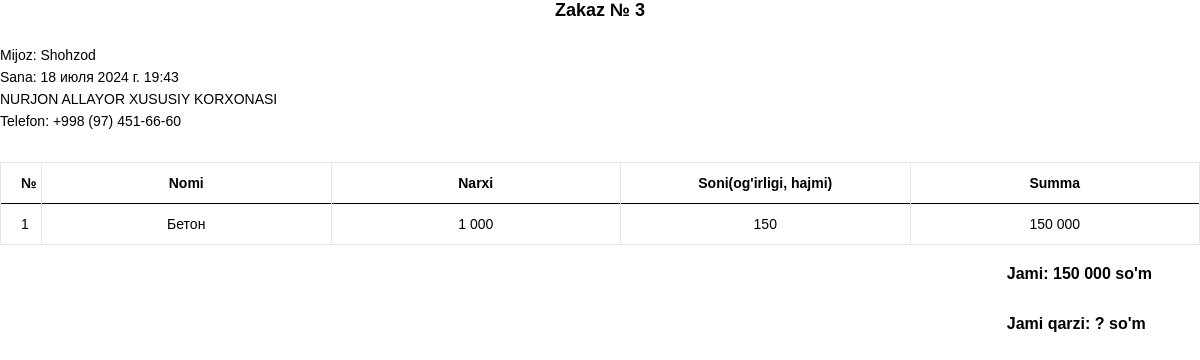
The page /document/3/ (signed in) on the database its author committed.
### backend/models.py (models this page shows, shortened)
class Order(models.Model):
    created_date = models.DateTimeField(auto_now_add=True)
    client = models.ForeignKey('Client', related_name='Client', on_delete=models.CASCADE)
    cash = models.IntegerField(default=0, verbose_name='Summa')
    class Meta:
        verbose_name = 'chiqim(1)'
        verbose_name_plural = 'chiqim(1)'

class Client(models.Model):
    name = models.CharField(max_length=255, verbose_name='FIO')
    phone = models.CharField(max_length=255, verbose_name='Telefon')
    comment = models.CharField(max_length=255, default='-', verbose_name='Izoh')
    class Meta:
        verbose_name = 'client(1)'
        verbose_name_plural = 'clientlar(1)'

class Product(models.Model):
    name = models.CharField(max_length=255, unique=True, verbose_name='nomi')
    class Meta:
        verbose_name = 'maxsulot(1)'
        verbose_name_plural = 'maxsulotlar(1)'

### backend/views.py (the view)
# urls.py: path('document/<int:id>/', document, name='document'),
@login_required
def document(request, id=1):
    context = dict()
    if id == 1:
        order = list(Order.objects.all())[-1]
    else:
        order = Order.objects.get(id=id)
    client = order.client
    order_products = OrderProduct.objects.filter(order=order)
    total_sum = 0
    products = []
    for order_product in order_products:
        products.append(
            {
                'id': order_product.id,
                'product': order_product.product,
                'price': order_product.price,
                'count': order_product.count,
                'order': order_product.order,
                'cash': order_product.count * order_product.price,
            }
        )
        total_sum += order_product.count * order_product.price
    context['products'] = products
    context['client'] = client
    context['total_sum'] = total_sum
    context['order'] = order
    if request.user.groups.filter(name='Склад').exists():
        return render(request, 'document.html', context)
    else:
        return HttpResponse("У вас нет прав для просмотра этой страницы.")

### templates/document.html
{% extends "./base.html" %}
{% load static %}
{% load humanize %}
{% load my_tags %}
{% block body %}
    <div class=" text-start">
        <h6 class=" text-center"><b>Zakaz № {{order.id}}</b></h6>
        <br>
        <p class="text-black" >Mijoz: {{ order.client.name }}</p>
        <p class="text-black" >Sana: {{ order.created_date }}</p>
        <p class="text-black" style="font-family:sans-serif; " >
            NURJON ALLAYOR XUSUSIY KORXONASI
        </p>
        <p class="text-black" style="font-family:sans-serif; ">Telefon: +998 (97) 451-66-60<p>
        <div class="offset-top-30">
            <table class="table table-custom table-fixed bordered-table text-center text-black" data-responsive="true">
                <tr style="font-size: 14px;">
                    <th width="30px">№</th>
                    <th>Nomi</th>
                    <th>Narxi</th>
                    <th>Soni(og'irligi, hajmi)</th>
                    <th>Summa</th>
                </tr>
                {% for product  in products %}
                    <tr height="10px" style="font-size: 14px;">
                        <td>{{ forloop.counter }}</td>
                        <td>{{ product.product.name }}</td>
                        <td>{{ product.price|intcomma }}</td>
                        <td>{{ product.count }}</td>
                        <td>{{ product.cash|intcomma }}</td>
                    </tr>
                {% endfor %}
            </table>
            <div class="float-end text-black px-5" style="font-size: 16px;" >
                <b>Jami: {{ total_sum|intcomma }} so'm</b>
                <br>
                <br>
                <b>Jami qarzi: ? so'm</b>
            </div>
        </div>
{% endblock %}

### rows shown on the page
Order: id "3", client.name "Shohzod", created_date "18 июля 2024 г. 19:43"
Product: product.name "Бетон", price "1 000", count "150", cash "150 000"

### other values the page prints
{{ total_sum|intcomma }} "150 000"
